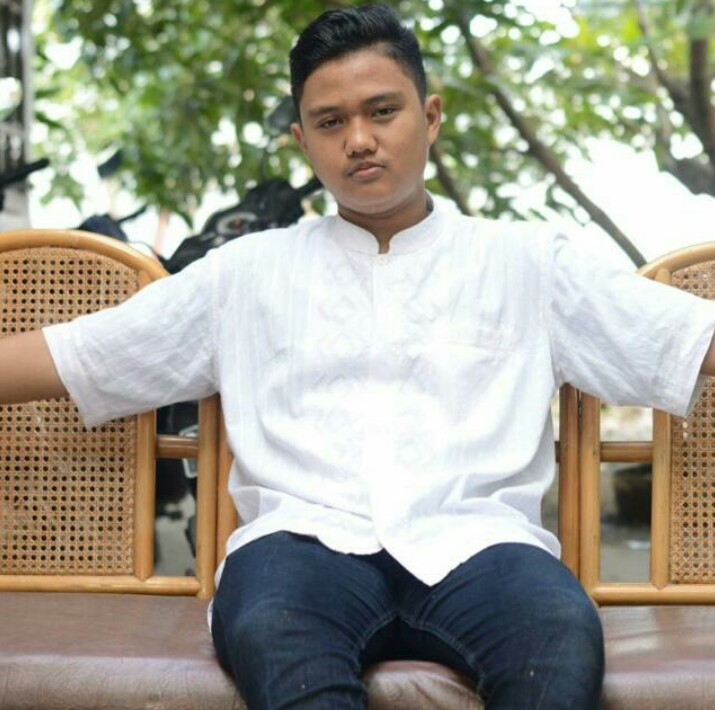
#> input picture img/khairul.jpg, 715 x 710 px
$ python contrastStreching.py
#> lines starting #> are read from the running program, lines starting #| are printed output that depends on the picture
import numpy
from PIL import Image
import matplotlib.pyplot as plt
from copy import deepcopy


def getGrayColor(rgb):
    return rgb[0]

def setGrayColor(color):
    return [color, color, color]

img = Image.open('img/khairul.jpg')
#> img is the input picture: PIL image 715x710 RGB; mean R, G, B 160, 159, 144.8
img = numpy.asarray(img)

ct = deepcopy(img)

r1 = 100
s1 = 50
r2 = 150
s2 = 200

for i in range(len(img)):
    for j in range(len(img[i])):
        x = getGrayColor(img[i][j])
        if (0 <= x and x <= r1):
            ct[i][j] = setGrayColor(s1/r1 * x)
        elif (r1 < x and x <= r2):
            ct[i][j] = setGrayColor(((s2 - s1)/(r2 - r1)) * (x - r1) + s1)
        elif (r2 < x and x <= 255):
            ct[i][j] = setGrayColor(((255 - s2) / (255 - r2)) * (x - r2) + s2)
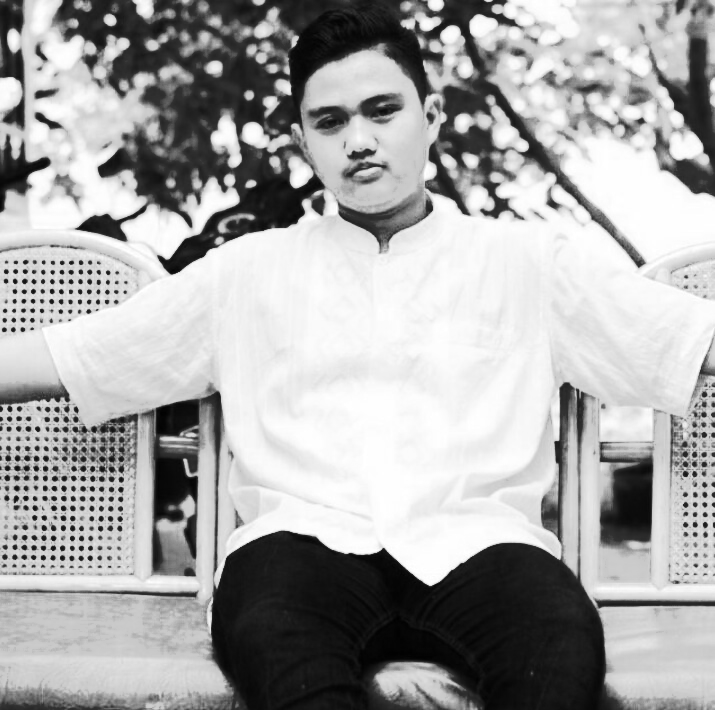
#> ct: shape (710, 715, 3); min 0, max 255, mean 167.5

plt.subplot(2, 2, 1)
plt.imshow(img)
plt.subplot(2, 2, 2)
plt.imshow(ct)
plt.show()
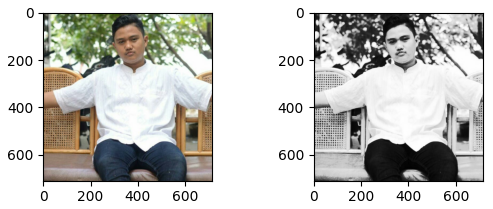
#> figure drawn by matplotlib, 2 panels
